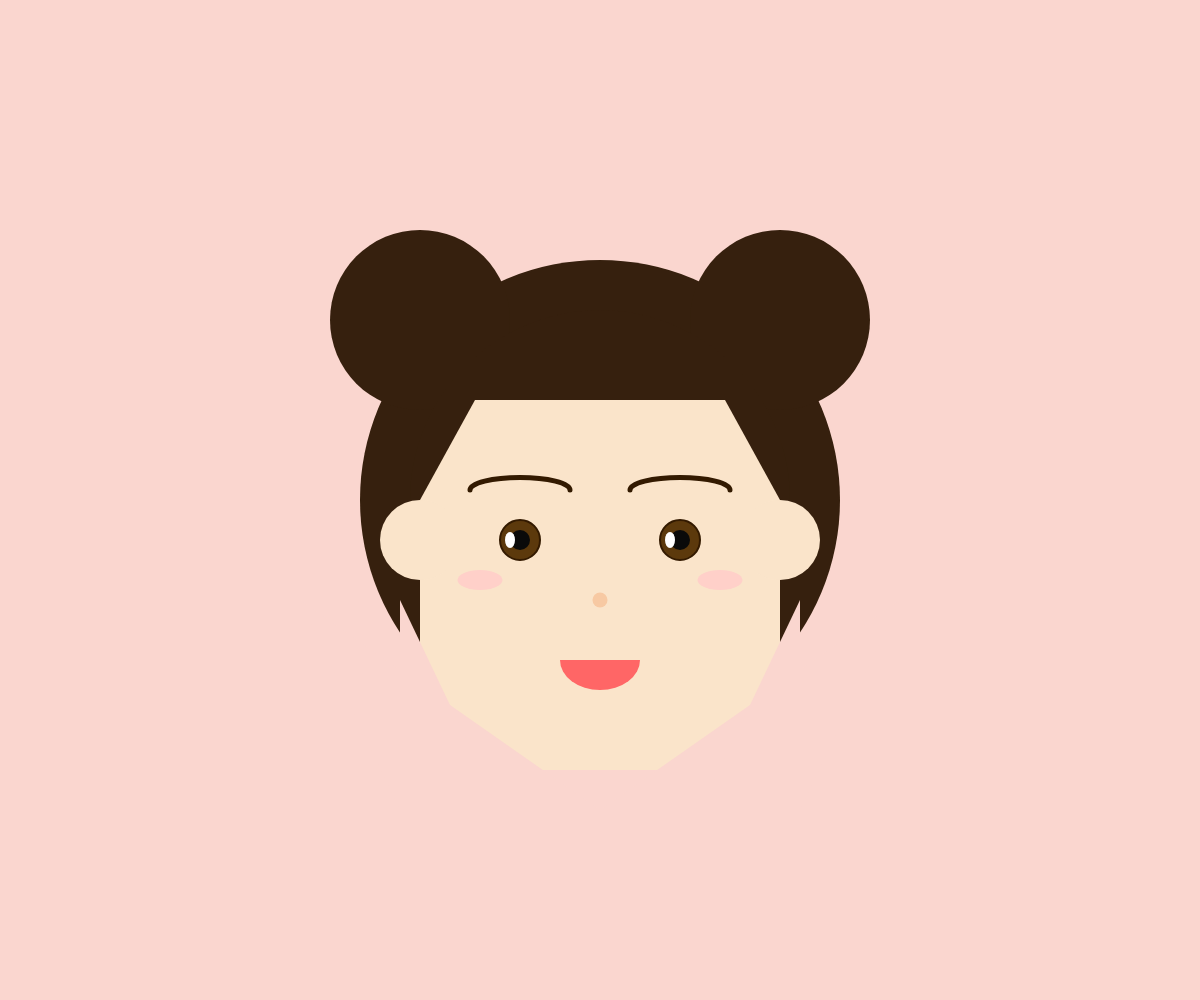
Frame 1 (no input)
Frame 60 (no input): identical to frame 1, image omitted
Frame 120 (the mouse pressed at the canvas centre since frame 60): identical to frame 1, image omitted

The p5.js sketch that drew this single still picture (run headless with seeded random() and noise() and a simulated clock; from frame 60 on, the mouse is pressed at the canvas centre):

// p5.js sketch
// ── sketch.js
function setup(){
  createCanvas(windowWidth, windowHeight);
}

function draw() {
  background('#fad6cf');
  stroke(0,0,0,0);
  // hair
  fill('#36200e');
  circle(windowWidth/2, windowHeight/2, 480);
  circle((windowWidth/2)-180, (windowHeight/2)-180, 180);
  circle((windowWidth/2)+180, (windowHeight/2)-180, 180);
  circle(windowWidth/2, windowHeight/2, 380);
  //face
    //forehead
  fill('#fae4ca');
  rect((windowWidth/2)-125, (windowHeight/2)-100, 135, 100, 0, 0, 0, 0);
  triangle((windowWidth/2)-125, (windowHeight/2)-100, (windowWidth/2)-115, 
  windowHeight/2, (windowWidth/2)-180, windowHeight/2);
  rect(windowWidth/2, (windowHeight/2)-100, 125, 100, 0, 0, 0, 0);
  triangle((windowWidth/2)+125, (windowHeight/2)-100, (windowWidth/2)+115, 
  windowHeight/2, (windowWidth/2)+180, windowHeight/2);
    //cheek
  rect(windowWidth/2, windowHeight/2, 180, 270, 0, 0, 90, 0);
  rect((windowWidth/2)-180, windowHeight/2, 185, 270, 0, 0, 0, 90);
  fill('#fad6cf');
  triangle((windowWidth/2)-300, (windowHeight/2)+100, (windowWidth/2)-200, 
  (windowHeight/2)+310, (windowWidth/2), (windowHeight/2)+310);
  triangle((windowWidth/2)-200, (windowHeight/2)+100, (windowWidth/2)-100, 
  (windowHeight/2)+310, (windowWidth/2)-200, (windowHeight/2)+310);
  triangle((windowWidth/2)+300, (windowHeight/2)+100, (windowWidth/2)+200, 
  (windowHeight/2)+310, (windowWidth/2), (windowHeight/2)+310);
  triangle((windowWidth/2)+200, (windowHeight/2)+100, (windowWidth/2)+100, 
  (windowHeight/2)+310, (windowWidth/2)+200, (windowHeight/2)+310);
  //ear
  fill('#fae4ca');
  circle((windowWidth/2)-180, (windowHeight/2)+40, 80);
  circle((windowWidth/2)+180, (windowHeight/2)+40, 80);
  //eyebrows
  stroke(51, 26, 0);
  strokeWeight(5);
  noFill();
  arc((windowWidth/2)-80, (windowHeight/2)-10, 100, 25, PI, TWO_PI, OPEN);
  arc((windowWidth/2)+80, (windowHeight/2)-10, 100, 25, PI, TWO_PI, OPEN);
  //eyes
  strokeWeight(2)
  fill('#5c390c');
  circle((windowWidth/2)-80, (windowHeight/2)+40, 40);
  circle((windowWidth/2)+80, (windowHeight/2)+40, 40);
  fill('#0a0a0a');
  noStroke();
  circle((windowWidth/2)-80, (windowHeight/2)+40, 20);
  circle((windowWidth/2)+80, (windowHeight/2)+40, 20);
  fill(255);
  ellipse((windowWidth/2)-90, (windowHeight/2)+40, 10, 16);
  ellipse((windowWidth/2)+70, (windowHeight/2)+40, 10, 16);
  //nose
  fill('#f7c9a3');
  circle(windowWidth/2, (windowHeight/2)+100, 15);
  //mouth
  fill(255, 102, 102);
  arc(windowWidth/2, (windowHeight/2)+160, 80, 60, 0, PI);
  //cheek
  fill('#ffd0c9');
  ellipse((windowWidth/2)-120, (windowHeight/2)+80, 45, 20);
  ellipse((windowWidth/2)+120, (windowHeight/2)+80, 45, 20);
}
